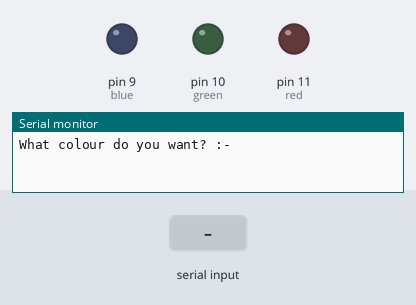
Simulated run of this sketch. Board: Arduino Uno, built with avr-gcc and run on an emulated ATmega328P. Parts: output pins drawn as LEDs (lit = HIGH), the last lines printed to the serial monitor. The test bench sets the inputs (shaded band).

Above: at 1.2 s.
1.3 s: "red" received over Serial
At 3.2 s:
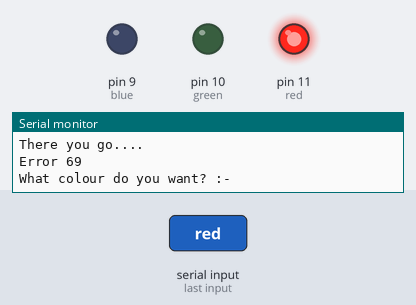
3.8 s: "green" received over Serial
At 5.2 s:
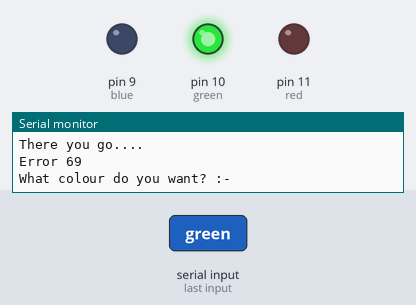
6.3 s: "blue" received over Serial
At 8.2 s:
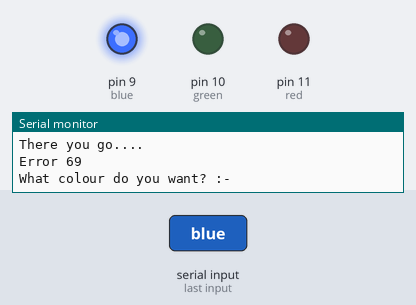
Timing chart, 0 to 9.7 s (numbered marks = the images above; inputs shaded):
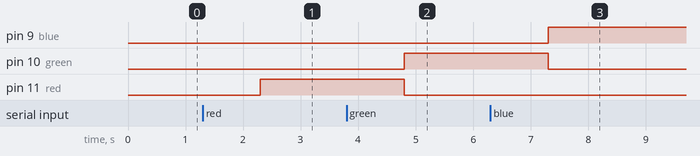

Measured:
- after the input at 1.3 s, pin 11 (red): LOW → HIGH after 1.0 s
- after the input at 3.8 s, pin 10 (green): LOW → HIGH after 1.0 s; pin 11 (red): HIGH → LOW after 1.0 s
- after the input at 6.3 s, pin 9 (blue): LOW → HIGH after 1.0 s; pin 10 (green): HIGH → LOW after 1.0 s

The sketch:

welcomemesg.ino
```cpp
String colour;
String msg1="What colour do you want? :- ";
String msg2="There you go....";
String msg3="Error 69";

int red=11;
int green=10;
int blue=9;

void setup() {
  Serial.begin(9600);
  pinMode(red,OUTPUT);
  pinMode(green,OUTPUT);
  pinMode(blue,OUTPUT);
}

void loop() {
  Serial.println(msg1);
    while(Serial.available()==0){
  }
  colour=Serial.readString();
  if (colour=="red","blue","green"){
    if (colour=="red") {
      digitalWrite(red,HIGH);
      digitalWrite(green,LOW);
      digitalWrite(blue,LOW);
    }
    if (colour=="green") {
      digitalWrite(red,LOW);
      digitalWrite(green,HIGH);
      digitalWrite(blue,LOW);
    }
    if (colour=="blue") {
      digitalWrite(red,LOW);
      digitalWrite(green,LOW);
      digitalWrite(blue,HIGH);
    }
    Serial.println(msg2);
  }
  if (colour!="red","blue","green"){
    Serial.println(msg3);
  }
}
```
